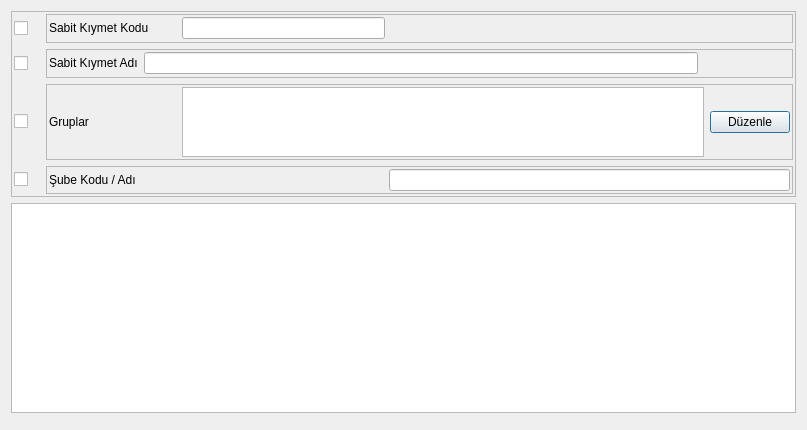
<?xml version="1.0" encoding="UTF-8"?>
<ui version="4.0">
 <class>DMR_DEMIRBAS_KARTI_ARAMA</class>
 <widget class="QDialog" name="DMR_DEMIRBAS_KARTI_ARAMA">
  <property name="geometry">
   <rect>
    <x>0</x>
    <y>0</y>
    <width>807</width>
    <height>430</height>
   </rect>
  </property>
  <property name="sizePolicy">
   <sizepolicy hsizetype="Expanding" vsizetype="Expanding">
    <horstretch>0</horstretch>
    <verstretch>0</verstretch>
   </sizepolicy>
  </property>
  <property name="minimumSize">
   <size>
    <width>807</width>
    <height>430</height>
   </size>
  </property>
  <property name="maximumSize">
   <size>
    <width>807</width>
    <height>430</height>
   </size>
  </property>
  <property name="windowTitle">
   <string>Demirbaş Kartı Arama</string>
  </property>
  <layout class="QGridLayout" name="gridLayout_6" rowstretch="15,40,5">
   <item row="0" column="0" colspan="2">
    <widget class="QFrame" name="main_frame">
     <property name="sizePolicy">
      <sizepolicy hsizetype="Expanding" vsizetype="Expanding">
       <horstretch>0</horstretch>
       <verstretch>0</verstretch>
      </sizepolicy>
     </property>
     <property name="frameShape">
      <enum>QFrame::StyledPanel</enum>
     </property>
     <property name="frameShadow">
      <enum>QFrame::Raised</enum>
     </property>
     <layout class="QGridLayout" name="gridLayout_5">
      <property name="margin">
       <number>2</number>
      </property>
      <item row="0" column="0">
       <widget class="QCheckBox" name="checkbox_demirbas_kodu">
        <property name="sizePolicy">
         <sizepolicy hsizetype="Fixed" vsizetype="Fixed">
          <horstretch>0</horstretch>
          <verstretch>0</verstretch>
         </sizepolicy>
        </property>
        <property name="minimumSize">
         <size>
          <width>26</width>
          <height>0</height>
         </size>
        </property>
        <property name="text">
         <string/>
        </property>
       </widget>
      </item>
      <item row="0" column="1">
       <widget class="QFrame" name="demirbas_kodu_frame">
        <property name="sizePolicy">
         <sizepolicy hsizetype="Expanding" vsizetype="Expanding">
          <horstretch>0</horstretch>
          <verstretch>0</verstretch>
         </sizepolicy>
        </property>
        <property name="frameShape">
         <enum>QFrame::StyledPanel</enum>
        </property>
        <property name="frameShadow">
         <enum>QFrame::Raised</enum>
        </property>
        <layout class="QGridLayout" name="gridLayout_2" columnstretch="1,15,20,10">
         <property name="margin">
          <number>2</number>
         </property>
         <item row="0" column="0">
          <widget class="QLabel" name="label_demibas_turu">
           <property name="sizePolicy">
            <sizepolicy hsizetype="Expanding" vsizetype="Fixed">
             <horstretch>0</horstretch>
             <verstretch>0</verstretch>
            </sizepolicy>
           </property>
           <property name="minimumSize">
            <size>
             <width>127</width>
             <height>0</height>
            </size>
           </property>
           <property name="text">
            <string>Sabit Kıymet Kodu</string>
           </property>
          </widget>
         </item>
         <item row="0" column="1">
          <widget class="QLineEdit" name="lineedit_demirbas_kodu">
           <property name="sizePolicy">
            <sizepolicy hsizetype="Expanding" vsizetype="Fixed">
             <horstretch>0</horstretch>
             <verstretch>0</verstretch>
            </sizepolicy>
           </property>
           <property name="maximumSize">
            <size>
             <width>16777215</width>
             <height>16777215</height>
            </size>
           </property>
          </widget>
         </item>
         <item row="0" column="3">
          <spacer name="horizontalSpacer_5">
           <property name="orientation">
            <enum>Qt::Horizontal</enum>
           </property>
           <property name="sizeHint" stdset="0">
            <size>
             <width>106</width>
             <height>23</height>
            </size>
           </property>
          </spacer>
         </item>
         <item row="0" column="2">
          <spacer name="horizontalSpacer_2">
           <property name="orientation">
            <enum>Qt::Horizontal</enum>
           </property>
           <property name="sizeHint" stdset="0">
            <size>
             <width>40</width>
             <height>20</height>
            </size>
           </property>
          </spacer>
         </item>
        </layout>
       </widget>
      </item>
      <item row="1" column="0">
       <widget class="QCheckBox" name="checkbox_demirbas_adi">
        <property name="sizePolicy">
         <sizepolicy hsizetype="Fixed" vsizetype="Fixed">
          <horstretch>0</horstretch>
          <verstretch>0</verstretch>
         </sizepolicy>
        </property>
        <property name="minimumSize">
         <size>
          <width>26</width>
          <height>0</height>
         </size>
        </property>
        <property name="text">
         <string/>
        </property>
       </widget>
      </item>
      <item row="1" column="1">
       <widget class="QFrame" name="demirbas_adi_frame">
        <property name="sizePolicy">
         <sizepolicy hsizetype="Expanding" vsizetype="Expanding">
          <horstretch>0</horstretch>
          <verstretch>0</verstretch>
         </sizepolicy>
        </property>
        <property name="minimumSize">
         <size>
          <width>127</width>
          <height>0</height>
         </size>
        </property>
        <property name="frameShape">
         <enum>QFrame::StyledPanel</enum>
        </property>
        <property name="frameShadow">
         <enum>QFrame::Raised</enum>
        </property>
        <layout class="QGridLayout" name="gridLayout_3" columnstretch="1,30,5">
         <property name="margin">
          <number>2</number>
         </property>
         <item row="0" column="0">
          <widget class="QLabel" name="label_demirbas_adi">
           <property name="sizePolicy">
            <sizepolicy hsizetype="Expanding" vsizetype="Fixed">
             <horstretch>0</horstretch>
             <verstretch>0</verstretch>
            </sizepolicy>
           </property>
           <property name="text">
            <string>Sabit Kıymet Adı</string>
           </property>
          </widget>
         </item>
         <item row="0" column="1">
          <widget class="QLineEdit" name="lineedit_demirbas_adi">
           <property name="sizePolicy">
            <sizepolicy hsizetype="Expanding" vsizetype="Fixed">
             <horstretch>0</horstretch>
             <verstretch>0</verstretch>
            </sizepolicy>
           </property>
           <property name="maximumSize">
            <size>
             <width>16777215</width>
             <height>16777215</height>
            </size>
           </property>
          </widget>
         </item>
         <item row="0" column="2">
          <spacer name="horizontalSpacer_4">
           <property name="orientation">
            <enum>Qt::Horizontal</enum>
           </property>
           <property name="sizeHint" stdset="0">
            <size>
             <width>24</width>
             <height>23</height>
            </size>
           </property>
          </spacer>
         </item>
        </layout>
       </widget>
      </item>
      <item row="2" column="0">
       <widget class="QCheckBox" name="checkbox_gruplar">
        <property name="sizePolicy">
         <sizepolicy hsizetype="Fixed" vsizetype="Fixed">
          <horstretch>0</horstretch>
          <verstretch>0</verstretch>
         </sizepolicy>
        </property>
        <property name="minimumSize">
         <size>
          <width>26</width>
          <height>0</height>
         </size>
        </property>
        <property name="text">
         <string/>
        </property>
       </widget>
      </item>
      <item row="2" column="1">
       <widget class="QFrame" name="frame_gruplar">
        <property name="sizePolicy">
         <sizepolicy hsizetype="Expanding" vsizetype="Expanding">
          <horstretch>0</horstretch>
          <verstretch>0</verstretch>
         </sizepolicy>
        </property>
        <property name="frameShape">
         <enum>QFrame::StyledPanel</enum>
        </property>
        <property name="frameShadow">
         <enum>QFrame::Raised</enum>
        </property>
        <layout class="QGridLayout" name="gridLayout" columnstretch="1,10,1">
         <property name="margin">
          <number>2</number>
         </property>
         <item row="0" column="0">
          <widget class="QLabel" name="label_demirbas_adi_2">
           <property name="sizePolicy">
            <sizepolicy hsizetype="Expanding" vsizetype="Fixed">
             <horstretch>0</horstretch>
             <verstretch>0</verstretch>
            </sizepolicy>
           </property>
           <property name="minimumSize">
            <size>
             <width>127</width>
             <height>0</height>
            </size>
           </property>
           <property name="text">
            <string>Gruplar</string>
           </property>
          </widget>
         </item>
         <item row="0" column="1">
          <widget class="QTextEdit" name="textEdit_gruplar">
           <property name="readOnly">
            <bool>true</bool>
           </property>
          </widget>
         </item>
         <item row="0" column="2">
          <widget class="QPushButton" name="pushButton_gruplar">
           <property name="text">
            <string>Düzenle</string>
           </property>
           <property name="icon">
            <iconset resource="../e9_icons.qrc">
             <normaloff>:/e9_icons/E9_ICONS/e9_grup.png</normaloff>:/e9_icons/E9_ICONS/e9_grup.png</iconset>
           </property>
          </widget>
         </item>
        </layout>
       </widget>
      </item>
      <item row="3" column="0">
       <widget class="QCheckBox" name="checkbox_sube">
        <property name="sizePolicy">
         <sizepolicy hsizetype="Fixed" vsizetype="Fixed">
          <horstretch>0</horstretch>
          <verstretch>0</verstretch>
         </sizepolicy>
        </property>
        <property name="text">
         <string/>
        </property>
       </widget>
      </item>
      <item row="3" column="1">
       <widget class="QFrame" name="frame_sube">
        <property name="frameShape">
         <enum>QFrame::StyledPanel</enum>
        </property>
        <property name="frameShadow">
         <enum>QFrame::Raised</enum>
        </property>
        <layout class="QGridLayout" name="gridLayout_4" columnstretch="1,10,20">
         <property name="margin">
          <number>2</number>
         </property>
         <item row="0" column="0">
          <widget class="QLabel" name="label">
           <property name="minimumSize">
            <size>
             <width>127</width>
             <height>0</height>
            </size>
           </property>
           <property name="text">
            <string>Şube Kodu / Adı</string>
           </property>
          </widget>
         </item>
         <item row="0" column="1">
          <widget class="QSearchEdit" name="searchEdit_sube_kodu">
           <property name="whatsThis">
            <string>Arama widget. </string>
           </property>
           <property name="QSearchEdit" stdset="0">
            <rect>
             <x>0</x>
             <y>0</y>
             <width>100</width>
             <height>100</height>
            </rect>
           </property>
          </widget>
         </item>
         <item row="0" column="2">
          <widget class="QLineEdit" name="lineEdit_sube_adi">
           <property name="readOnly">
            <bool>true</bool>
           </property>
          </widget>
         </item>
        </layout>
       </widget>
      </item>
     </layout>
    </widget>
   </item>
   <item row="1" column="0" colspan="2">
    <widget class="QTableWidget" name="tableWidget"/>
   </item>
   <item row="2" column="1">
    <widget class="QWidget" name="widget_batch_buttons" native="true">
     <property name="sizePolicy">
      <sizepolicy hsizetype="Expanding" vsizetype="Fixed">
       <horstretch>0</horstretch>
       <verstretch>0</verstretch>
      </sizepolicy>
     </property>
    </widget>
   </item>
  </layout>
 </widget>
 <customwidgets>
  <customwidget>
   <class>QSearchEdit</class>
   <extends>QWidget</extends>
   <header>QSearchEdit.h</header>
  </customwidget>
 </customwidgets>
 <tabstops>
  <tabstop>checkbox_demirbas_kodu</tabstop>
  <tabstop>lineedit_demirbas_kodu</tabstop>
  <tabstop>checkbox_demirbas_adi</tabstop>
  <tabstop>lineedit_demirbas_adi</tabstop>
  <tabstop>checkbox_gruplar</tabstop>
  <tabstop>textEdit_gruplar</tabstop>
  <tabstop>pushButton_gruplar</tabstop>
  <tabstop>checkbox_sube</tabstop>
  <tabstop>searchEdit_sube_kodu</tabstop>
  <tabstop>lineEdit_sube_adi</tabstop>
  <tabstop>tableWidget</tabstop>
 </tabstops>
 <resources>
  <include location="../e9_icons.qrc"/>
 </resources>
 <connections/>
</ui>
